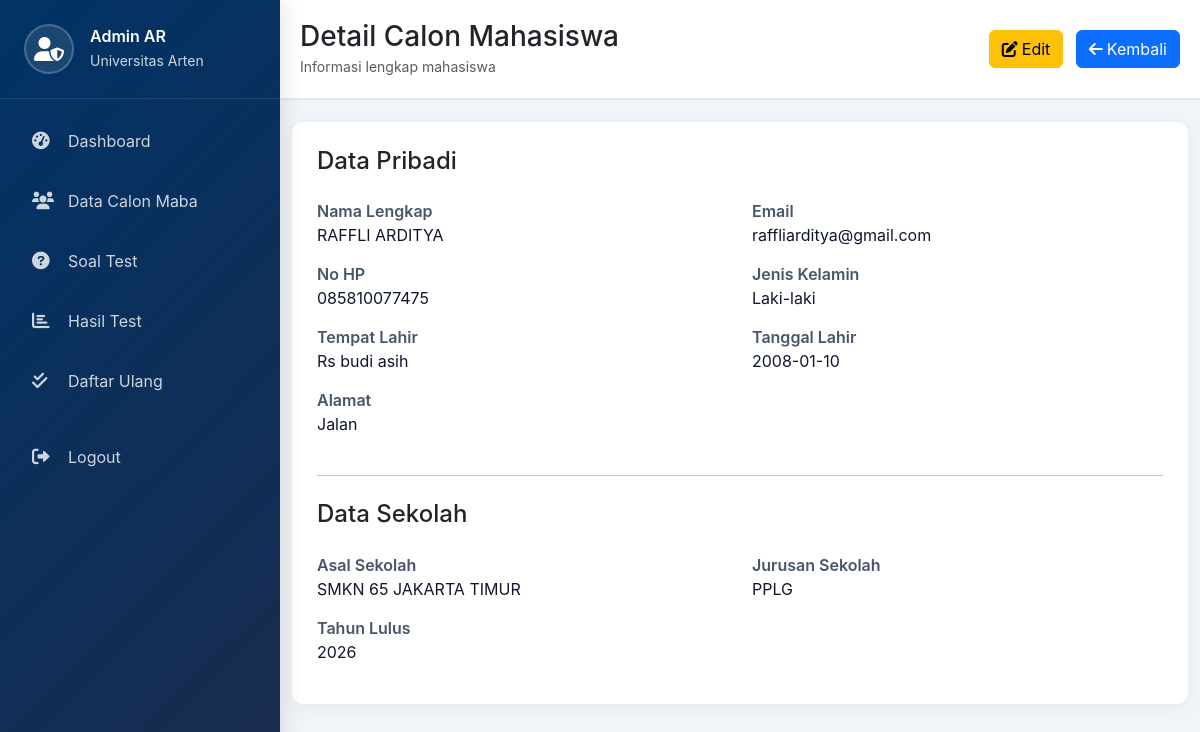
Page /admin/view_maba.php?id=27 (signed in) on the committed database.
### tables this page shows
CREATE TABLE `calon_mahasiswa` (
  `id_calon` int(11) NOT NULL,
  `nama_lengkap` varchar(100) NOT NULL,
  `email` varchar(100) NOT NULL,
  `no_test` varchar(20) DEFAULT NULL,
  `nim` varchar(20) DEFAULT NULL,
  `foto` varchar(255) DEFAULT NULL,
  `password` varchar(255) NOT NULL,
  `no_hp` varchar(15) DEFAULT NULL,
  `alamat` text DEFAULT NULL,
  `asal_sekolah` varchar(100) DEFAULT NULL,
  `jurusan_sekolah` varchar(50) DEFAULT NULL,
  `tahun_lulus` year(4) DEFAULT NULL,
  `jenis_kelamin` enum('L','P') DEFAULT NULL,
  `tempat_lahir` varchar(50) DEFAULT NULL,
  `tanggal_lahir` date DEFAULT NULL,
  `created_at` timestamp NOT NULL DEFAULT current_timestamp()
);

### admin/view_maba.php (the view, shortened to what this page needs)
<?php
require_once '../config/database.php';
$id = intval($_GET['id']);
$query = "SELECT * FROM calon_mahasiswa WHERE id_calon = $id";
$result = mysqli_query($conn, $query);
$data = mysqli_fetch_assoc($result);
?>
<!DOCTYPE html>
<html lang="id">
<head>
<link href="https://cdn.jsdelivr.net/npm/bootstrap@5.3.0-alpha1/dist/css/bootstrap.min.css" rel="stylesheet">
<link rel="stylesheet" href="https://cdnjs.cloudflare.com/ajax/libs/font-awesome/6.0.0/css/all.min.css">
</head>
<body>
<?php include 'sidebar.php'; ?>
<main class="main-content">
<header class="top-nav">
    <div class="d-flex justify-content-between align-items-center">
        <div>
            <h3 class="mb-0">Detail Calon Mahasiswa</h3>
            <small class="text-muted">Informasi lengkap mahasiswa</small>
        </div>
        <div>
            <a href="edit_maba.php?id=<?php echo $data['id_calon']; ?>" class="btn btn-warning me-2">
                <i class="fas fa-edit me-1"></i>Edit
            </a>
            <a href="data_maba.php" class="btn btn-primary">
                <i class="fas fa-arrow-left me-1"></i>Kembali
            </a>
        </div>
    </div>
</header>
<div class="container-fluid py-4">
<div class="dashboard-card">
<h4 class="mb-4">Data Pribadi</h4>
<div class="row">
<div class="col-md-6">
<div class="label">Nama Lengkap</div>
<div class="value"><?php echo $data['nama_lengkap']; ?></div>
</div>
<div class="col-md-6">
<div class="label">Email</div>
<div class="value"><?php echo $data['email']; ?></div>
</div>
<div class="col-md-6">
<div class="label">No HP</div>
<div class="value"><?php echo $data['no_hp']; ?></div>
</div>
<div class="col-md-6">
<div class="label">Jenis Kelamin</div>
<div class="value">
<?php echo $data['jenis_kelamin'] == 'L' ? 'Laki-laki' : 'Perempuan'; ?>
</div>
</div>
<div class="col-md-6">
<div class="label">Tempat Lahir</div>
<div class="value"><?php echo $data['tempat_lahir']; ?></div>
</div>
<div class="col-md-6">
<div class="label">Tanggal Lahir</div>
<div class="value"><?php echo $data['tanggal_lahir']; ?></div>
</div>
<div class="col-12">
<div class="label">Alamat</div>
<div class="value"><?php echo $data['alamat']; ?></div>
</div>
</div>
<hr class="my-4">
<h4 class="mb-4">Data Sekolah</h4>
<div class="row">
<div class="col-md-6">
<div class="label">Asal Sekolah</div>
<div class="value"><?php echo $data['asal_sekolah']; ?></div>
</div>
<div class="col-md-6">
<div class="label">Jurusan Sekolah</div>
<div class="value"><?php echo $data['jurusan_sekolah']; ?></div>
</div>
<div class="col-md-6">
<div class="label">Tahun Lulus</div>
<div class="value"><?php echo $data['tahun_lulus']; ?></div>
</div>
</div>
</div>
</div>
</main>
</body>
</html>

### admin/view_maba.php (style rules this page uses)
body { background:#F1F5F9; font-family:'Inter',sans-serif; }
.main-content { margin-left:280px; min-height:100vh; }
.top-nav { background:white; padding:20px; box-shadow:0 1px 3px rgba(0,0,0,0.1); }
.dashboard-card { background:white; border-radius:12px; padding:25px; box-shadow:0 4px 20px rgba(0,0,0,0.05); }
.label { font-weight:600; color:#475569; }
.value { font-size:16px; color:#0F172A; margin-bottom:15px; }

### rows in the picture
calon_mahasiswa: nama_lengkap "RAFFLI ARDITYA", email "raffliarditya@gmail.com", no_hp "085810077475", tempat_lahir "Rs budi asih", tanggal_lahir "2008-01-10", alamat "Jalan", asal_sekolah "SMKN 65 JAKARTA TIMUR", jurusan_sekolah "PPLG", tahun_lulus "2026"

### other values in the picture
$_SESSION['admin_nama'] "Admin AR"
